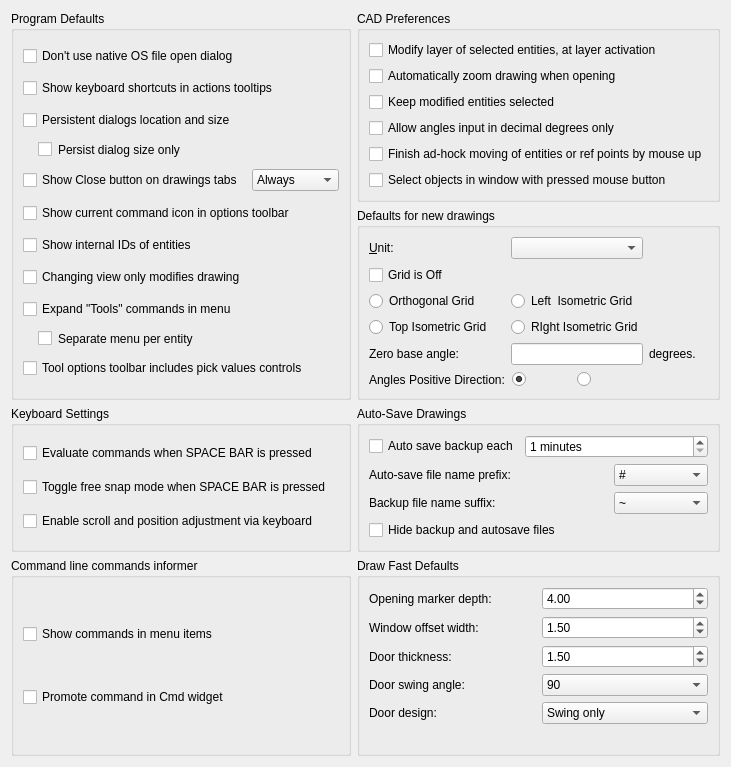
     <widget class="QWidget" name="tabDefaults">
      <attribute name="title">
       <string>&amp;Defaults</string>
      </attribute>
      <layout class="QGridLayout" name="gridLayout_3">
       <item row="8" column="0">
        <spacer name="verticalSpacer_4">
         <property name="orientation">
          <enum>Qt::Orientation::Vertical</enum>
         </property>
         <property name="sizeHint" stdset="0">
          <size>
           <width>20</width>
           <height>0</height>
          </size>
         </property>
        </spacer>
       </item>
       <item row="3" column="1">
        <widget class="QGroupBox" name="groupBox_29">
         <property name="title">
          <string>Auto-Save Drawings</string>
         </property>
         <layout class="QGridLayout" name="gridLayout_52">
          <item row="2" column="2">
           <widget class="QComboBox" name="cbAutoSaveFileNamePrefix">
            <item>
             <property name="text">
              <string notr="true">#</string>
             </property>
            </item>
            <item>
             <property name="text">
              <string notr="true">~</string>
             </property>
            </item>
            <item>
             <property name="text">
              <string notr="true">_</string>
             </property>
            </item>
            <item>
             <property name="text">
              <string notr="true">__</string>
             </property>
            </item>
            <item>
             <property name="text">
              <string notr="true">lcauto_</string>
             </property>
            </item>
            <item>
             <property name="text">
              <string notr="true">autosaved_</string>
             </property>
            </item>
           </widget>
          </item>
          <item row="0" column="1" colspan="2">
           <widget class="QSpinBox" name="cbAutoSaveTime">
            <property name="toolTip">
             <string>Time between automatic saving of the document in minutes.</string>
            </property>
            <property name="suffix">
             <string> minutes</string>
            </property>
            <property name="minimum">
             <number>1</number>
            </property>
            <property name="maximum">
             <number>60</number>
            </property>
           </widget>
          </item>
          <item row="2" column="0">
           <widget class="QLabel" name="label_38">
            <property name="text">
             <string>Auto-save file name prefix:</string>
            </property>
           </widget>
          </item>
          <item row="0" column="0">
           <widget class="QCheckBox" name="cbAutoBackup">
            <property name="toolTip">
             <string>When set, LibreCAD will automatically generate a backup of your current drawing.</string>
            </property>
            <property name="text">
             <string>Auto save backup each</string>
            </property>
           </widget>
          </item>
          <item row="3" column="0">
           <widget class="QLabel" name="label_37">
            <property name="text">
             <string>Backup file name suffix:</string>
            </property>
           </widget>
          </item>
          <item row="3" column="2">
           <widget class="QComboBox" name="cbBackupFileSuffix">
            <item>
             <property name="text">
              <string notr="true">~</string>
             </property>
            </item>
            <item>
             <property name="text">
              <string notr="true">$$</string>
             </property>
            </item>
            <item>
             <property name="text">
              <string notr="true">_</string>
             </property>
            </item>
            <item>
             <property name="text">
              <string notr="true">_backup</string>
             </property>
            </item>
            <item>
             <property name="text">
              <string notr="true">_bak</string>
             </property>
            </item>
            <item>
             <property name="text">
              <string notr="true">.bak</string>
             </property>
            </item>
            <item>
             <property name="text">
              <string notr="true">.backup</string>
             </property>
            </item>
            <item>
             <property name="text">
              <string notr="true">.lcb</string>
             </property>
            </item>
           </widget>
          </item>
          <item row="4" column="0" colspan="3">
           <widget class="QCheckBox" name="cbHideBackupFiles">
            <property name="text">
             <string>Hide backup and autosave files</string>
            </property>
           </widget>
          </item>
         </layout>
        </widget>
       </item>
       <item row="8" column="1">
        <spacer name="verticalSpacer_10">
         <property name="orientation">
          <enum>Qt::Orientation::Vertical</enum>
         </property>
         <property name="sizeHint" stdset="0">
          <size>
           <width>20</width>
           <height>0</height>
          </size>
         </property>
        </spacer>
       </item>
       <item row="0" column="1">
        <widget class="QGroupBox" name="groupBox_5">
         <property name="title">
          <string>CAD Preferences</string>
         </property>
         <layout class="QVBoxLayout" name="verticalLayout_4">
          <item>
           <widget class="QCheckBox" name="cbToActiveLayer">
            <property name="toolTip">
             <string>&lt;html&gt;&lt;head/&gt;&lt;body&gt;&lt;p&gt;When enabled, activating a layer would modify all selected entities to that new layer. To change layer of multiple entities: first select needed entities; activate a layer in the layer widget. This makes all selected entities modified to belong to the new layer.&lt;/p&gt;&lt;/body&gt;&lt;/html&gt;</string>
            </property>
            <property name="text">
             <string>Modify layer of selected entities, at layer activation</string>
            </property>
           </widget>
          </item>
          <item>
           <widget class="QCheckBox" name="cbAutoZoomDrawing">
            <property name="text">
             <string>Automatically zoom drawing when opening</string>
            </property>
           </widget>
          </item>
          <item>
           <widget class="QCheckBox" name="cbKeepModifiedSelected">
            <property name="toolTip">
             <string>If selected, entities will stay selected after completion of Modify operations. Otherwise, they will be not selected. </string>
            </property>
            <property name="text">
             <string>Keep modified entities selected</string>
            </property>
           </widget>
          </item>
          <item>
           <widget class="QCheckBox" name="cbAnglesInputInDecimalDegreesOnly">
            <property name="toolTip">
             <string>If checked, it will be possible to enter value of angle in decimal degrees only. Otherwise, angles in surveyor, radiant, imperial degrees and bearing formats are allowed for input.  </string>
            </property>
            <property name="text">
             <string>Allow angles input in decimal degrees only</string>
            </property>
           </widget>
          </item>
          <item>
           <widget class="QCheckBox" name="cbFinishMovingByMouseUp">
            <property name="toolTip">
             <string>If selected, mouse up will finish ad-hock moving operations (so just one click is need). Otherwise, first click initiates move, and second one completes it.</string>
            </property>
            <property name="text">
             <string>Finish ad-hock moving of entities or ref points by mouse up</string>
            </property>
           </widget>
          </item>
          <item>
           <widget class="QCheckBox" name="cbSelectionWindowByMBClickAndUp">
            <property name="toolTip">
             <string>If selected, entities selection window is defined with pressed left mouse button. Otherwirse, 2 mouse clicks are used for corners (LibreCAD classic)</string>
            </property>
            <property name="text">
             <string>Select objects in window with pressed mouse button</string>
            </property>
           </widget>
          </item>
         </layout>
        </widget>
       </item>
       <item row="3" column="0">
        <widget class="QGroupBox" name="groupBox_4">
         <property name="title">
          <string>Keyboard Settings</string>
         </property>
         <layout class="QVBoxLayout" name="verticalLayout_3">
          <item>
           <widget class="QCheckBox" name="cbEvaluateOnSpace">
            <property name="text">
             <string>Evaluate commands when SPACE BAR is pressed</string>
            </property>
           </widget>
          </item>
          <item>
           <widget class="QCheckBox" name="cbToggleFreeSnapOnSpace">
            <property name="toolTip">
             <string>&lt;html&gt;&lt;head/&gt;&lt;body&gt;&lt;p&gt;Temporarily toggle free snapping when the spacebar is pressed and the command window is activated&lt;/p&gt;&lt;/body&gt;&lt;/html&gt;</string>
            </property>
            <property name="text">
             <string>Toggle free snap mode when SPACE BAR is pressed</string>
            </property>
           </widget>
          </item>
          <item>
           <widget class="QCheckBox" name="cbEnableKeyboardZoomAdjust">
            <property name="toolTip">
             <string>If enabled, it is possible to do with keys - zooming via +/-, scrolling via arrow keys, moving selected entities position via arrow keys and SHIFT/CTRL modifiers.</string>
            </property>
            <property name="text">
             <string>Enable scroll and position adjustment via keyboard</string>
            </property>
           </widget>
          </item>
         </layout>
        </widget>
       </item>
       <item row="1" column="1">
        <widget class="QGroupBox" name="buttonGroup5">
         <property name="sizePolicy">
          <sizepolicy hsizetype="Preferred" vsizetype="Preferred">
           <horstretch>0</horstretch>
           <verstretch>0</verstretch>
          </sizepolicy>
         </property>
         <property name="minimumSize">
          <size>
           <width>0</width>
           <height>0</height>
          </size>
         </property>
         <property name="title">
          <string>Defaults for new drawings</string>
         </property>
         <layout class="QGridLayout" name="gridLayout_43">
          <item row="5" column="0">
           <widget class="QLabel" name="label_32">
            <property name="text">
             <string>Angles Positive Direction:</string>
            </property>
           </widget>
          </item>
          <item row="4" column="0">
           <widget class="QLabel" name="label_30">
            <property name="toolTip">
             <string/>
            </property>
            <property name="text">
             <string>Zero base angle:</string>
            </property>
           </widget>
          </item>
          <item row="2" column="0">
           <widget class="QRadioButton" name="rbGridOrtho">
            <property name="text">
             <string>Orthogonal Grid</string>
            </property>
            <property name="autoExclusive">
             <bool>true</bool>
            </property>
           </widget>
          </item>
          <item row="4" column="1">
           <widget class="QLineEdit" name="leDefAngleBaseZero">
            <property name="sizePolicy">
             <sizepolicy hsizetype="Preferred" vsizetype="Fixed">
              <horstretch>0</horstretch>
              <verstretch>0</verstretch>
             </sizepolicy>
            </property>
            <property name="toolTip">
             <string>Zero base angle relative to the current user coordinate system. Affects polar coordinates input, snap to angle. 0.0 is 3pm.</string>
            </property>
           </widget>
          </item>
          <item row="0" column="1">
           <widget class="QComboBox" name="cbUnit">
            <property name="sizePolicy">
             <sizepolicy hsizetype="Preferred" vsizetype="Preferred">
              <horstretch>0</horstretch>
              <verstretch>0</verstretch>
             </sizepolicy>
            </property>
            <property name="toolTip">
             <string>Drawing units</string>
            </property>
           </widget>
          </item>
          <item row="0" column="0">
           <widget class="QLabel" name="lUnit">
            <property name="sizePolicy">
             <sizepolicy hsizetype="Preferred" vsizetype="Minimum">
              <horstretch>0</horstretch>
              <verstretch>0</verstretch>
             </sizepolicy>
            </property>
            <property name="text">
             <string>&amp;Unit:</string>
            </property>
            <property name="wordWrap">
             <bool>false</bool>
            </property>
            <property name="buddy">
             <cstring>cbUnit</cstring>
            </property>
           </widget>
          </item>
          <item row="4" column="2">
           <widget class="QLabel" name="label_31">
            <property name="text">
             <string>degrees.</string>
            </property>
           </widget>
          </item>
          <item row="3" column="1">
           <widget class="QRadioButton" name="rbGridIsoRight">
            <property name="text">
             <string>RIght Isometric Grid</string>
            </property>
            <property name="autoExclusive">
             <bool>true</bool>
            </property>
           </widget>
          </item>
          <item row="2" column="1">
           <widget class="QRadioButton" name="rbGridIsoLeft">
            <property name="text">
             <string>Left  Isometric Grid</string>
            </property>
            <property name="autoExclusive">
             <bool>true</bool>
            </property>
           </widget>
          </item>
          <item row="3" column="0">
           <widget class="QRadioButton" name="rbGridIsoTop">
            <property name="text">
             <string>Top Isometric Grid</string>
            </property>
            <property name="autoExclusive">
             <bool>true</bool>
            </property>
           </widget>
          </item>
          <item row="5" column="1">
           <widget class="QWidget" name="widget" native="true">
            <layout class="QGridLayout" name="gridLayout_42">
             <property name="leftMargin">
              <number>1</number>
             </property>
             <property name="topMargin">
              <number>1</number>
             </property>
             <property name="rightMargin">
              <number>3</number>
             </property>
             <property name="bottomMargin">
              <number>1</number>
             </property>
             <property name="spacing">
              <number>2</number>
             </property>
             <item row="0" column="0">
              <widget class="QRadioButton" name="rbDefAngleBasePositive">
               <property name="sizePolicy">
                <sizepolicy hsizetype="Preferred" vsizetype="Preferred">
                 <horstretch>0</horstretch>
                 <verstretch>0</verstretch>
                </sizepolicy>
               </property>
               <property name="maximumSize">
                <size>
                 <width>16777215</width>
                 <height>16777215</height>
                </size>
               </property>
               <property name="toolTip">
                <string>Counterclockwise, 90 degrees is north.</string>
               </property>
               <property name="text">
                <string/>
               </property>
               <property name="icon">
                <iconset resource="../../../../../res/icons/icons.qrc">
                 <normaloff>:/icons/dirpos_plus.lci</normaloff>:/icons/dirpos_plus.lci</iconset>
               </property>
               <property name="checked">
                <bool>true</bool>
               </property>
              </widget>
             </item>
             <item row="0" column="1">
              <widget class="QRadioButton" name="rbDefAngleBaseNegative">
               <property name="sizePolicy">
                <sizepolicy hsizetype="Preferred" vsizetype="Preferred">
                 <horstretch>0</horstretch>
                 <verstretch>0</verstretch>
                </sizepolicy>
               </property>
               <property name="maximumSize">
                <size>
                 <width>16777215</width>
                 <height>16777215</height>
                </size>
               </property>
               <property name="toolTip">
                <string>Clockwise, 90 degrees is sourth.</string>
               </property>
               <property name="text">
                <string/>
               </property>
               <property name="icon">
                <iconset resource="../../../../../res/icons/icons.qrc">
                 <normaloff>:/icons/dirneg_plus.lci</normaloff>:/icons/dirneg_plus.lci</iconset>
               </property>
               <property name="checkable">
                <bool>true</bool>
               </property>
              </widget>
             </item>
            </layout>
           </widget>
          </item>
          <item row="1" column="0">
           <widget class="QCheckBox" name="cbNewDrawingGridOff">
            <property name="toolTip">
             <string>If checked, new drawing will be created with grid disabled</string>
            </property>
            <property name="text">
             <string>Grid is Off </string>
            </property>
           </widget>
          </item>
         </layout>
        </widget>
       </item>
       <item row="0" column="0" rowspan="2">
        <widget class="QGroupBox" name="groupBox">
         <property name="sizePolicy">
          <sizepolicy hsizetype="Preferred" vsizetype="Preferred">
           <horstretch>0</horstretch>
           <verstretch>0</verstretch>
          </sizepolicy>
         </property>
         <property name="minimumSize">
          <size>
           <width>0</width>
           <height>70</height>
          </size>
         </property>
         <property name="title">
          <string>Program Defaults</string>
         </property>
         <layout class="QGridLayout" name="gridLayout_17">
          <item row="6" column="0">
           <widget class="QCheckBox" name="cbShowEntityIDs">
            <property name="toolTip">
             <string>If enabled, internal ID of entity will be shown in properties dialog and Entity Info widget.</string>
            </property>
            <property name="text">
             <string>Show internal IDs of entities</string>
            </property>
           </widget>
          </item>
          <item row="8" column="0">
           <widget class="QCheckBox" name="cbExpandToolsMenu">
            <property name="toolTip">
             <string>If selected, menu will include top-level items for drawing tools. Otherwise, they will under the same menu item. </string>
            </property>
            <property name="text">
             <string>Expand &quot;Tools&quot; commands in menu</string>
            </property>
           </widget>
          </item>
          <item row="9" column="0">
           <widget class="QCheckBox" name="cbExpandToolsMenuTillEntity">
            <property name="toolTip">
             <string>If selected, separate menu will be created for each group of entity-related commands. Otherwise, these command will be under the same menu. </string>
            </property>
            <property name="styleSheet">
             <string notr="true">margin-left:15px</string>
            </property>
            <property name="text">
             <string>Separate menu per entity</string>
            </property>
           </widget>
          </item>
          <item row="1" column="0" colspan="2">
           <widget class="QCheckBox" name="cbShowKeyboardShortcutsInToolTips">
            <property name="toolTip">
             <string>If checked, keyboard shortcut will be shown in tooltip for action</string>
            </property>
            <property name="text">
             <string>Show keyboard shortcuts in actions tooltips</string>
            </property>
           </widget>
          </item>
          <item row="5" column="0" colspan="2">
           <widget class="QCheckBox" name="cbShowCurrentActionIconInOptions">
            <property name="toolTip">
             <string>If checked, the icon for current action will be shown in options toolbar before action's options</string>
            </property>
            <property name="text">
             <string>Show current command icon in options toolbar</string>
            </property>
           </widget>
          </item>
          <item row="3" column="0">
           <widget class="QCheckBox" name="cbPersistentDialogSizeOnly">
            <property name="toolTip">
             <string>If checked, location of dialog will not be saved, but size will</string>
            </property>
            <property name="styleSheet">
             <string notr="true">margin-left:15px</string>
            </property>
            <property name="text">
             <string>Persist dialog size only</string>
            </property>
           </widget>
          </item>
          <item row="0" column="0">
           <widget class="QCheckBox" name="cbUseQtFileOpenDialog">
            <property name="text">
             <string>Don't use native OS file open dialog</string>
            </property>
           </widget>
          </item>
          <item row="7" column="0">
           <widget class="QCheckBox" name="cbChangingViewOnlyModifiesDrawing">
            <property name="toolTip">
             <string>If checked, any changes of zoom or pan for drawing will mark drawing as modified. Otherwise, changing view only will not affect modified status of the drawing. </string>
            </property>
            <property name="text">
             <string>Changing view only modifies drawing</string>
            </property>
           </widget>
          </item>
          <item row="4" column="0">
           <widget class="QCheckBox" name="cbTabCloseButton">
            <property name="toolTip">
             <string>If checked, close cross button will be shown in tabs for drawings if drawings are in Tab mode</string>
            </property>
            <property name="text">
             <string>Show Close button on drawings tabs</string>
            </property>
           </widget>
          </item>
          <item row="10" column="0" colspan="2">
           <widget class="QCheckBox" name="cbInteractiveInputInActionToolbarEnabled">
            <property name="toolTip">
             <string>If selected, controls for picking values from drawing are available in Tool Options toolbar, allowing to pick length and angle values from drawing. </string>
            </property>
            <property name="text">
             <string>Tool options toolbar includes pick values controls</string>
            </property>
           </widget>
          </item>
          <item row="4" column="1">
           <widget class="QComboBox" name="cbTabCloseButtonMode">
            <item>
             <property name="text">
              <string>Always</string>
             </property>
            </item>
            <item>
             <property name="text">
              <string>Active Tab</string>
             </property>
            </item>
           </widget>
          </item>
          <item row="2" column="0">
           <widget class="QCheckBox" name="cbPersistentDialogs">
            <property name="toolTip">
             <string>If checked, dialogs will be positioned and resized to position/size of last invocation.</string>
            </property>
            <property name="text">
             <string>Persistent dialogs location and size</string>
            </property>
           </widget>
          </item>
         </layout>
        </widget>
       </item>
       <item row="4" column="0">
        <widget class="QGroupBox" name="groupBox_33">
         <property name="title">
          <string>Command line commands informer</string>
         </property>
         <layout class="QGridLayout" name="gridLayout_56">
          <item row="0" column="0">
           <widget class="QCheckBox" name="cbShowCommandInMenu">
            <property name="statusTip">
             <string>If enabled, command aliases will be shown next to menu items</string>
            </property>
            <property name="text">
             <string>Show commands in menu items</string>
            </property>
           </widget>
          </item>
          <item row="1" column="0">
           <widget class="QCheckBox" name="cbPromoteCommandInCmd">
            <property name="toolTip">
             <string>If selected, invocation of actions with commands via UI will lead to displaying command in Cmd widget.</string>
            </property>
            <property name="text">
             <string>Promote command in Cmd widget</string>
            </property>
           </widget>
          </item>
         </layout>
        </widget>
       </item>
       <item row="4" column="1">
        <widget class="QGroupBox" name="groupBoxDrawFast">
         <property name="title">
          <string>Draw Fast Defaults</string>
         </property>
         <layout class="QGridLayout" name="gridLayoutDrawFast">
          <item row="0" column="0">
           <widget class="QLabel" name="labelDrawFastOpeningDepth">
            <property name="text">
             <string>Opening marker depth:</string>
            </property>
           </widget>
          </item>
          <item row="0" column="1">
           <widget class="QDoubleSpinBox" name="sbDrawFastOpeningDepth">
            <property name="toolTip">
             <string>Length of the perpendicular tick marks drawn on each side of a wall opening (Draw Fast 'o' / 'opening' command).</string>
            </property>
            <property name="minimum">
             <double>0.010000000000000</double>
            </property>
            <property name="maximum">
             <double>99999.000000000000000</double>
            </property>
            <property name="decimals">
             <number>2</number>
            </property>
            <property name="singleStep">
             <double>1.000000000000000</double>
            </property>
            <property name="value">
             <double>4.000000000000000</double>
            </property>
           </widget>
          </item>
          <item row="1" column="0">
           <widget class="QLabel" name="labelDrawFastWindowOffsetWidth">
            <property name="text">
             <string>Window offset width:</string>
            </property>
           </widget>
          </item>
          <item row="1" column="1">
           <widget class="QDoubleSpinBox" name="sbDrawFastWindowOffsetWidth">
            <property name="toolTip">
             <string>Distance between the wall line and the inner window line in Draw Fast window mode ('w' / 'window' command).</string>
            </property>
            <property name="minimum">
             <double>0.010000000000000</double>
            </property>
            <property name="maximum">
             <double>99999.000000000000000</double>
            </property>
            <property name="decimals">
             <number>2</number>
            </property>
            <property name="singleStep">
             <double>0.250000000000000</double>
            </property>
            <property name="value">
             <double>1.500000000000000</double>
            </property>
           </widget>
          </item>
          <item row="2" column="0">
           <widget class="QLabel" name="labelDrawFastDoorThickness">
            <property name="text">
             <string>Door thickness:</string>
            </property>
           </widget>
          </item>
          <item row="2" column="1">
           <widget class="QDoubleSpinBox" name="sbDrawFastDoorThickness">
            <property name="toolTip">
             <string>Thickness of the door slab in Draw Fast door mode. Set to 0 for a single-line door leaf.</string>
            </property>
            <property name="minimum">
             <double>0.000000000000000</double>
            </property>
            <property name="maximum">
             <double>9999.000000000000000</double>
            </property>
            <property name="decimals">
             <number>2</number>
            </property>
            <property name="singleStep">
             <double>0.250000000000000</double>
            </property>
            <property name="value">
             <double>1.500000000000000</double>
            </property>
           </widget>
          </item>
          <item row="3" column="0">
           <widget class="QLabel" name="labelDrawFastDoorSwingAngle">
            <property name="text">
             <string>Door swing angle:</string>
            </property>
           </widget>
          </item>
          <item row="3" column="1">
           <widget class="QComboBox" name="cbDrawFastDoorSwingAngle">
            <property name="toolTip">
             <string>Arc sweep angle for the door swing in Draw Fast door mode. 90 degrees draws a quarter-circle; 45 degrees draws a shallower arc.</string>
            </property>
            <item>
             <property name="text">
              <string>90</string>
             </property>
            </item>
            <item>
             <property name="text">
              <string>45</string>
             </property>
            </item>
           </widget>
          </item>
          <item row="4" column="0">
           <widget class="QLabel" name="labelDrawFastDoorDesign">
            <property name="text">
             <string>Door design:</string>
            </property>
           </widget>
          </item>
          <item row="4" column="1">
           <widget class="QComboBox" name="cbDrawFastDoorDesign">
            <property name="toolTip">
             <string>Door symbol style. 'Swing only' draws the leaf and arc. 'Swing with opening line' also draws a straight line across the full door opening.</string>
            </property>
            <item>
             <property name="text">
              <string>Swing only</string>
             </property>
            </item>
            <item>
             <property name="text">
              <string>Swing with opening line</string>
             </property>
            </item>
           </widget>
          </item>
          <item row="5" column="0" colspan="2">
           <spacer name="spacerDrawFastH">
            <property name="orientation">
             <enum>Qt::Horizontal</enum>
            </property>
            <property name="sizeHint" stdset="0">
             <size>
              <width>40</width>
              <height>20</height>
             </size>
            </property>
           </spacer>
          </item>
         </layout>
        </widget>
       </item>
      </layout>
     </widget>
